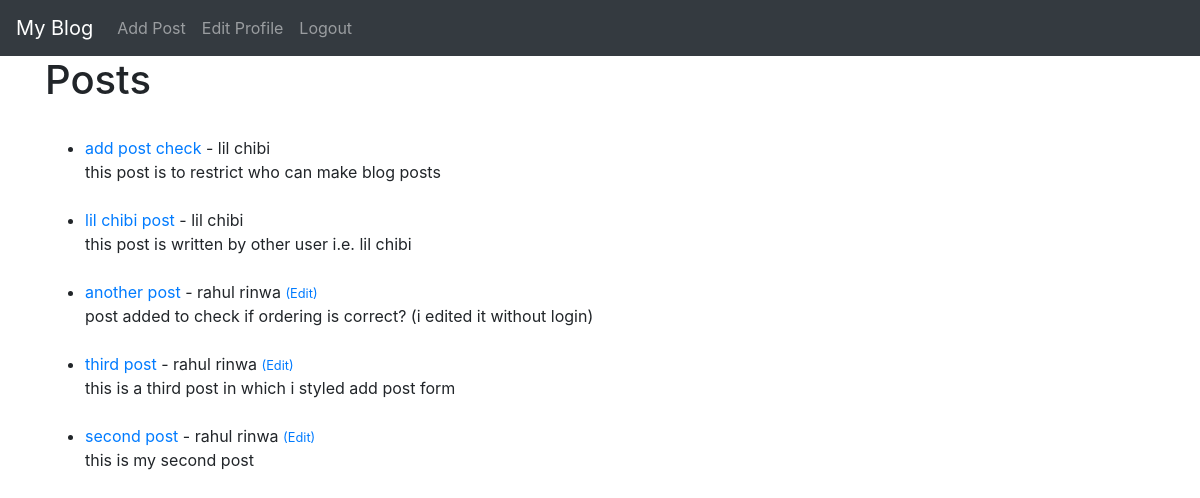
The app's page / (signed in) with its own data.
### blog_app/models.py (models this page shows, shortened)
class Post(models.Model):
    title = models.CharField(max_length=255)
    author = models.ForeignKey(User, on_delete=models.CASCADE)
    body = RichTextField(blank=True, null=True)
    post_date = models.DateField(auto_now_add=True)
    likes = models.ManyToManyField(User, related_name="blog_post")

### blog_app/views.py (the view)
# urls.py: path('', HomeView.as_view(), name='home'),
class HomeView(ListView):
    model = Post
    template_name = 'home.html'
    ordering = ['-id']

### templates/home.html
{% extends "base.html"%}
{% block content%}
<h1>Posts</h1>
<br>
<ul>
    {% for post in object_list %}
     <li><a href="{% url 'article_detail' post.pk %}">{{ post.title }}</a> - {{ post.author.first_name }} {{ post.author.last_name }}
        {% if user.id == post.author.id %}
        <small><a href="{% url 'update_post' post.pk %}">(Edit)</a></small>
        {% endif %}
         <br>
        {{ post.body|safe|slice:":200" }}</li>
     <br>
    {% endfor %}
</ul>
{% endblock %}

### records on screen
Post: title "add post check", author.first_name "lil", author.last_name "chibi", body "this post is to restrict who can make blog posts"
Post: title "lil chibi post", author.first_name "lil", author.last_name "chibi", body "this post is written by other user i.e. lil chibi"
Post: title "another post", author.first_name "rahul", author.last_name "rinwa", shows "(Edit)", body "post added to check if ordering is correct? (i edited it without login)"
Post: title "third post", author.first_name "rahul", author.last_name "rinwa", shows "(Edit)", body "this is a third post in which i styled add post form"
Post: title "second post", author.first_name "rahul", author.last_name "rinwa", shows "(Edit)", body "this is my second post"
